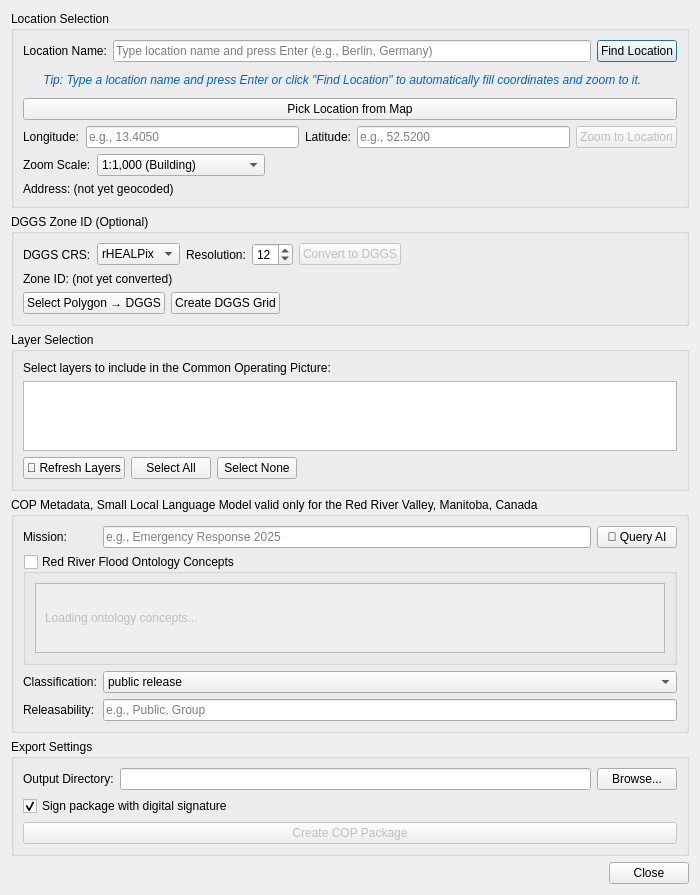
<?xml version="1.0" encoding="UTF-8"?>
<ui version="4.0">
 <class>ShareCOPDialogBase</class>
 <widget class="QDialog" name="ShareCOPDialogBase">
  <property name="geometry">
   <rect>
    <x>0</x>
    <y>0</y>
    <width>700</width>
    <height>800</height>
   </rect>
  </property>
  <property name="windowTitle">
   <string>Share Common Operating Picture</string>
  </property>
  <layout class="QVBoxLayout" name="verticalLayout">
   <item>
    <widget class="QGroupBox" name="grpLocation">
     <property name="title">
      <string>Location Selection</string>
     </property>
     <layout class="QVBoxLayout" name="verticalLayout_2">
      <item>
       <layout class="QHBoxLayout" name="horizontalLayout_name">
        <item>
         <widget class="QLabel" name="lblLocationName">
          <property name="text">
           <string>Location Name:</string>
          </property>
         </widget>
        </item>
        <item>
         <widget class="QLineEdit" name="txtLocationName">
          <property name="placeholderText">
           <string>Type location name and press Enter (e.g., Berlin, Germany)</string>
          </property>
          <property name="toolTip">
           <string>Type a location name and press Enter to geocode it</string>
          </property>
         </widget>
        </item>
        <item>
         <widget class="QPushButton" name="btnGeocode">
          <property name="text">
           <string>Find Location</string>
          </property>
          <property name="toolTip">
           <string>Search for the location by name</string>
          </property>
         </widget>
        </item>
       </layout>
      </item>
      <item>
       <widget class="QLabel" name="lblLocationHint">
        <property name="text">
         <string>💡 Tip: Type a location name and press Enter or click "Find Location" to automatically fill coordinates and zoom to it.</string>
        </property>
        <property name="wordWrap">
         <bool>true</bool>
        </property>
        <property name="styleSheet">
         <string>color: #0066cc; font-style: italic; padding: 5px;</string>
        </property>
       </widget>
      </item>
      <item>
       <widget class="QPushButton" name="btnPickLocation">
        <property name="text">
         <string>Pick Location from Map</string>
        </property>
       </widget>
      </item>
      <item>
       <layout class="QHBoxLayout" name="horizontalLayout">
        <item>
         <widget class="QLabel" name="lblLongitude">
          <property name="text">
           <string>Longitude:</string>
          </property>
         </widget>
        </item>
        <item>
         <widget class="QLineEdit" name="txtLongitude">
          <property name="placeholderText">
           <string>e.g., 13.4050</string>
          </property>
         </widget>
        </item>
        <item>
         <widget class="QLabel" name="lblLatitude">
          <property name="text">
           <string>Latitude:</string>
          </property>
         </widget>
        </item>
        <item>
         <widget class="QLineEdit" name="txtLatitude">
          <property name="placeholderText">
           <string>e.g., 52.5200</string>
          </property>
         </widget>
        </item>
        <item>
         <widget class="QPushButton" name="btnZoom">
          <property name="text">
           <string>Zoom to Location</string>
          </property>
          <property name="enabled">
           <bool>false</bool>
          </property>
         </widget>
        </item>
       </layout>
      </item>
      <item>
       <layout class="QHBoxLayout" name="horizontalLayout_zoom">
        <item>
         <widget class="QLabel" name="lblZoomLevel">
          <property name="text">
           <string>Zoom Scale:</string>
          </property>
         </widget>
        </item>
        <item>
         <widget class="QComboBox" name="cmbZoomLevel">
          <item>
           <property name="text">
            <string>1:1,000 (Building)</string>
           </property>
          </item>
          <item>
           <property name="text">
            <string>1:5,000 (Block)</string>
           </property>
          </item>
          <item>
           <property name="text">
            <string>1:10,000 (Neighborhood)</string>
           </property>
          </item>
          <item>
           <property name="text">
            <string>1:50,000 (City)</string>
           </property>
          </item>
          <item>
           <property name="text">
            <string>1:100,000 (Region)</string>
           </property>
          </item>
         </widget>
        </item>
        <item>
         <spacer name="horizontalSpacer_2">
          <property name="orientation">
           <enum>Qt::Horizontal</enum>
          </property>
          <property name="sizeHint" stdset="0">
           <size>
            <width>40</width>
            <height>20</height>
           </size>
          </property>
         </spacer>
        </item>
       </layout>
      </item>
      <item>
       <widget class="QLabel" name="lblAddress">
        <property name="text">
         <string>Address: (not yet geocoded)</string>
        </property>
        <property name="wordWrap">
         <bool>true</bool>
        </property>
       </widget>
      </item>
     </layout>
    </widget>
   </item>
   <item>
    <widget class="QGroupBox" name="grpDGGS">
     <property name="title">
      <string>DGGS Zone ID (Optional)</string>
     </property>
     <layout class="QVBoxLayout" name="verticalLayout_dggs">
      <item>
       <layout class="QHBoxLayout" name="horizontalLayout_dggs">
        <item>
         <widget class="QLabel" name="lblDggsCrs">
          <property name="text">
           <string>DGGS CRS:</string>
          </property>
         </widget>
        </item>
        <item>
         <widget class="QComboBox" name="cmbDggsCrs">
          <item>
           <property name="text">
            <string>rHEALPix</string>
           </property>
          </item>
          <item>
           <property name="text">
            <string>ISEA3H</string>
           </property>
          </item>
          <item>
           <property name="text">
            <string>H3</string>
           </property>
          </item>
          <item>
           <property name="text">
            <string>S2</string>
           </property>
          </item>
         </widget>
        </item>
        <item>
         <widget class="QLabel" name="lblResolution">
          <property name="text">
           <string>Resolution:</string>
          </property>
         </widget>
        </item>
        <item>
         <widget class="QSpinBox" name="spinResolution">
          <property name="minimum">
           <number>0</number>
          </property>
          <property name="maximum">
           <number>20</number>
          </property>
          <property name="value">
           <number>12</number>
          </property>
         </widget>
        </item>
        <item>
         <widget class="QPushButton" name="btnConvertDggs">
          <property name="text">
           <string>Convert to DGGS</string>
          </property>
          <property name="enabled">
           <bool>false</bool>
          </property>
         </widget>
        </item>
        <item>
         <spacer name="horizontalSpacer_dggs">
          <property name="orientation">
           <enum>Qt::Horizontal</enum>
          </property>
          <property name="sizeHint" stdset="0">
           <size>
            <width>40</width>
            <height>20</height>
           </size>
          </property>
         </spacer>
        </item>
       </layout>
      </item>
      <item>
       <widget class="QLabel" name="lblZoneId">
        <property name="text">
         <string>Zone ID: (not yet converted)</string>
        </property>
        <property name="wordWrap">
         <bool>true</bool>
        </property>
       </widget>
      </item>
      <item>
       <layout class="QHBoxLayout" name="horizontalLayout_dggs_advanced">
        <item>
         <widget class="QPushButton" name="btnSelectPolygonDggs">
          <property name="text">
           <string>Select Polygon → DGGS</string>
          </property>
          <property name="toolTip">
           <string>Select polygon features from existing layers and convert to DGGS zones</string>
          </property>
         </widget>
        </item>
        <item>
         <widget class="QPushButton" name="btnCreateDggsGrid">
          <property name="text">
           <string>Create DGGS Grid</string>
          </property>
          <property name="toolTip">
           <string>Create a DGGS grid covering the current extent or AOI</string>
          </property>
         </widget>
        </item>
        <item>
         <spacer name="horizontalSpacer_dggs_advanced">
          <property name="orientation">
           <enum>Qt::Horizontal</enum>
          </property>
          <property name="sizeHint" stdset="0">
           <size>
            <width>40</width>
            <height>20</height>
           </size>
          </property>
         </spacer>
        </item>
       </layout>
      </item>
     </layout>
    </widget>
   </item>
   <item>
    <widget class="QGroupBox" name="grpLayers">
     <property name="title">
      <string>Layer Selection</string>
     </property>
     <layout class="QVBoxLayout" name="verticalLayout_5">
      <item>
       <widget class="QLabel" name="lblLayerInstructions">
        <property name="text">
         <string>Select layers to include in the Common Operating Picture:</string>
        </property>
       </widget>
      </item>
      <item>
       <widget class="QListWidget" name="lstLayers">
        <property name="selectionMode">
         <enum>QAbstractItemView::MultiSelection</enum>
        </property>
       </widget>
      </item>
      <item>
       <layout class="QHBoxLayout" name="horizontalLayout_layer_buttons">
        <item>
         <widget class="QPushButton" name="btnRefreshLayers">
          <property name="text">
           <string>🔄 Refresh Layers</string>
          </property>
          <property name="toolTip">
           <string>Reload layers from the QGIS project</string>
          </property>
         </widget>
        </item>
        <item>
         <widget class="QPushButton" name="btnSelectAll">
          <property name="text">
           <string>Select All</string>
          </property>
         </widget>
        </item>
        <item>
         <widget class="QPushButton" name="btnSelectNone">
          <property name="text">
           <string>Select None</string>
          </property>
         </widget>
        </item>
        <item>
         <spacer name="horizontalSpacer_3">
          <property name="orientation">
           <enum>Qt::Horizontal</enum>
          </property>
          <property name="sizeHint" stdset="0">
           <size>
            <width>40</width>
            <height>20</height>
           </size>
          </property>
         </spacer>
        </item>
       </layout>
      </item>
     </layout>
    </widget>
   </item>
   <item>
    <widget class="QGroupBox" name="grpCOP">
     <property name="title">
      <string>COP Metadata, Small Local Language Model valid only for the Red River Valley, Manitoba, Canada</string>
     </property>
     <layout class="QGridLayout" name="gridLayout">
      <item row="0" column="0">
       <widget class="QLabel" name="lblMission">
        <property name="text">
         <string>Mission:</string>
        </property>
       </widget>
      </item>
      <item row="0" column="1">
       <widget class="QLineEdit" name="txtMission">
        <property name="placeholderText">
         <string>e.g., Emergency Response 2025</string>
        </property>
       </widget>
      </item>
      <item row="0" column="2">
       <widget class="QPushButton" name="btnQueryChatbot">
        <property name="text">
         <string>🤖 Query AI</string>
        </property>
        <property name="toolTip">
         <string>Query SEAL Geo RAG Chatbot for mission-related information</string>
        </property>
        <property name="minimumWidth">
         <number>100</number>
        </property>
       </widget>
      </item>
      <item row="1" column="0" colspan="3">
       <widget class="QGroupBox" name="grpOntologyConcepts">
        <property name="title">
         <string>Red River Flood Ontology Concepts</string>
        </property>
        <property name="checkable">
         <bool>true</bool>
        </property>
        <property name="checked">
         <bool>false</bool>
        </property>
        <property name="toolTip">
         <string>Select concepts from the Red River Flood ontology to include in mission</string>
        </property>
        <layout class="QVBoxLayout" name="verticalLayout_ontology">
         <item>
          <widget class="QScrollArea" name="scrollAreaOntology">
           <property name="maximumHeight">
            <number>150</number>
           </property>
           <property name="widgetResizable">
            <bool>true</bool>
           </property>
           <widget class="QWidget" name="scrollAreaWidgetContents">
            <property name="geometry">
             <rect>
              <x>0</x>
              <y>0</y>
              <width>100</width>
              <height>100</height>
             </rect>
            </property>
            <layout class="QVBoxLayout" name="verticalLayout_ontology_scroll">
             <item>
              <widget class="QLabel" name="lblOntologyLoading">
               <property name="text">
                <string>Loading ontology concepts...</string>
               </property>
              </widget>
             </item>
            </layout>
           </widget>
          </widget>
         </item>
        </layout>
       </widget>
      </item>
      <item row="2" column="0">
       <widget class="QLabel" name="lblClassification">
        <property name="text">
         <string>Classification:</string>
        </property>
       </widget>
      </item>
      <item row="2" column="1" colspan="2">
       <widget class="QComboBox" name="cmbClassification">
        <item>
         <property name="text">
          <string>public release</string>
         </property>
        </item>
        <item>
         <property name="text">
          <string>internal</string>
         </property>
        </item>
        <item>
         <property name="text">
          <string>confidential</string>
         </property>
        </item>
        <item>
         <property name="text">
          <string>restricted</string>
         </property>
        </item>
        <item>
         <property name="text">
          <string>classified</string>
         </property>
        </item>
       </widget>
      </item>
      <item row="3" column="0">
       <widget class="QLabel" name="lblReleasability">
        <property name="text">
         <string>Releasability:</string>
        </property>
       </widget>
      </item>
      <item row="3" column="1" colspan="2">
       <widget class="QLineEdit" name="txtReleasability">
        <property name="placeholderText">
         <string>e.g., Public, Group</string>
        </property>
       </widget>
      </item>
     </layout>
    </widget>
   </item>
   <item>
    <widget class="QGroupBox" name="grpExport">
     <property name="title">
      <string>Export Settings</string>
     </property>
     <layout class="QVBoxLayout" name="verticalLayout_6">
      <item>
       <layout class="QHBoxLayout" name="horizontalLayout_output">
        <item>
         <widget class="QLabel" name="lblOutputDir">
          <property name="text">
           <string>Output Directory:</string>
          </property>
         </widget>
        </item>
        <item>
         <widget class="QLineEdit" name="txtOutputDir">
          <property name="readOnly">
           <bool>true</bool>
          </property>
         </widget>
        </item>
        <item>
         <widget class="QPushButton" name="btnBrowse">
          <property name="text">
           <string>Browse...</string>
          </property>
         </widget>
        </item>
       </layout>
      </item>
      <item>
       <widget class="QCheckBox" name="chkSignPackage">
        <property name="text">
         <string>Sign package with digital signature</string>
        </property>
        <property name="checked">
         <bool>true</bool>
        </property>
       </widget>
      </item>
      <item>
       <widget class="QPushButton" name="btnExport">
        <property name="text">
         <string>Create COP Package</string>
        </property>
        <property name="enabled">
         <bool>false</bool>
        </property>
       </widget>
      </item>
     </layout>
    </widget>
   </item>
   <item>
    <widget class="QDialogButtonBox" name="buttonBox">
     <property name="orientation">
      <enum>Qt::Horizontal</enum>
     </property>
     <property name="standardButtons">
      <set>QDialogButtonBox::Close</set>
     </property>
    </widget>
   </item>
  </layout>
 </widget>
 <resources/>
 <connections>
  <connection>
   <sender>buttonBox</sender>
   <signal>rejected()</signal>
   <receiver>ShareCOPDialogBase</receiver>
   <slot>reject()</slot>
   <hints>
    <hint type="sourcelabel">
     <x>316</x>
     <y>260</y>
    </hint>
    <hint type="destinationlabel">
     <x>286</x>
     <y>274</y>
    </hint>
   </hints>
  </connection>
 </connections>
</ui>
